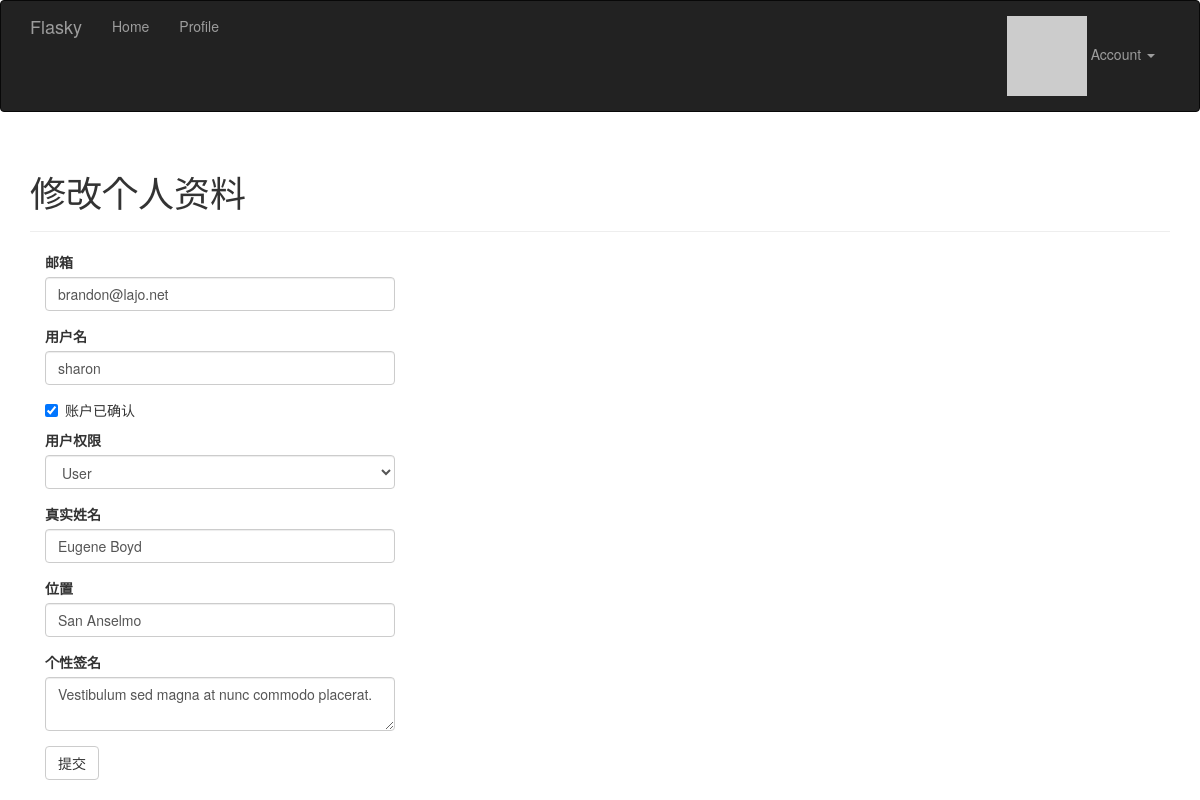
Screenshot of /edit-profile/3 (signed in) with the database file from the repository.
### app/models.py (models this page shows, shortened)
class User(UserMixin, db.Model):
	__tablename__='users'
	id = db.Column(db.Integer,primary_key=True)
	username = db.Column(db.String(64),unique=True,index=True)
	email = db.Column(db.String(64),unique=True,index=True)
	role_id = db.Column(db.Integer,db.ForeignKey('roles.id'))
	password_hash = db.Column(db.String(128))
	confirmed = db.Column(db.Boolean, default=False)
	name = db.Column(db.String(64))
	location = db.Column(db.String(64))
	about_me = db.Column(db.Text())
	member_since = db.Column(db.DateTime(), default=datetime.utcnow)
	last_seen = db.Column(db.DateTime(), default=datetime.utcnow)
	avatar_hash = db.Column(db.String(32))
	posts = db.relationship('Post', backref='author', lazy='dynamic')
	@property
	def password(self):
		raise AttributeError('密码是不可读属性！')
	def gravatar(self, size=100, default='identicon', rating='g'):
		if request.is_secure:
			url = 'https://s.gravatar.com/avatar'
		else:
			url = 'http://www.gravatar.com/avatar'
		hash = hashlib.md5(self.email.encode('utf-8')).hexdigest()
		return '{url}/{hash}?s={size}&d={default}&r={rating}'.format(
			url=url, hash=hash, size=size, default=default, rating=rating)
	def can(self, permissions):
		return self.role is not None and \
		    (self.role.permissions & permissions) == permissions
	def ping(self):
		self.last_seen = datetime.utcnow()
		db.session.add(self)

### app/main/views.py (the view, shortened to what this page needs)
@main.route('/edit-profile/<int:id>', methods=['GET', 'POST'])
@login_required
@admin_required
def edit_profile_admin(id):
    user = User.query.get_or_404(id)
    form = EditProfileAdminForm(user=user)
    form.email.data = user.email
    form.username.data = user.username
    form.confirmed.data = user.confirmed
    form.role.data = user.role_id
    form.name.data = user.name
    form.location.data = user.location
    form.about_me.data = user.about_me
    return render_template('edit-profile.html', form=form, user=user)

### app/main/forms.py (shortened to what this page needs)
class EditProfileAdminForm(FlaskForm):
    email = StringField(u'邮箱',validators=[Required(), Length(1,64),
                                           Email()])
    username = StringField(u'用户名', validators=[
        Required(), Length(1, 64),Regexp('^[A-Za-z][A-Za-z0-9_.]*$', 0,
        u'用户名必须是字母、数字、下划线、点号')])
    confirmed = BooleanField(u'账户已确认')
    role = SelectField(u'用户权限',coerce=int)       #attention selectfield
    name = StringField(u'真实姓名',validators=[Length(0,64)])
    location = StringField(u'位置',validators=[Length(0,64)])
    about_me = TextAreaField(u'个性签名')
    submit = SubmitField(u'提交')
    def __init__(self,user,*args,**kwargs):                #user为当前管理员操作的账户对象
        super(EditProfileAdminForm,self).__init__(*args,**kwargs)
        self.role.choices = [(role.id, role.name)
                             for role in Role.query.order_by(Role.name).all()]
        self.user = user

### app/auth/views.py (called while the page is built)
@auth.before_app_request
def before_request():
	if current_user.is_authenticated:
		current_user.ping()
		if not current_user.confirmed \
			and request.endpoint[:5] != 'auth.':
			return redirect(url_for('auth.unconfirmed'))

### app/main/__init__.py (called while the page is built)
@main.app_context_processor              #把Permission类加入模板上下文
def inject_permissions():
    return dict(Permission=Permission)

### app/models.py (called while the page is built)
@login_manager.user_loader
def load_user(user_id):
	return User.query.get(int(user_id))

### app/templates/edit-profile.html
{% extends "base.html" %}
{% import "bootstrap/wtf.html" as wtf %}
{% block page_content %}
<div class="page-header">
	<h1>修改个人资料</h1>
</div>
<div class="col-md-4">
{{ wtf.quick_form(form) }}
</div>
{% endblock %}

### rows the page displays
User: email "brandon@lajo.net", username "sharon", confirmed "☑", role "User", name "Eugene Boyd", location "San Anselmo", about_me "Vestibulum sed magna at nunc commodo placerat."
